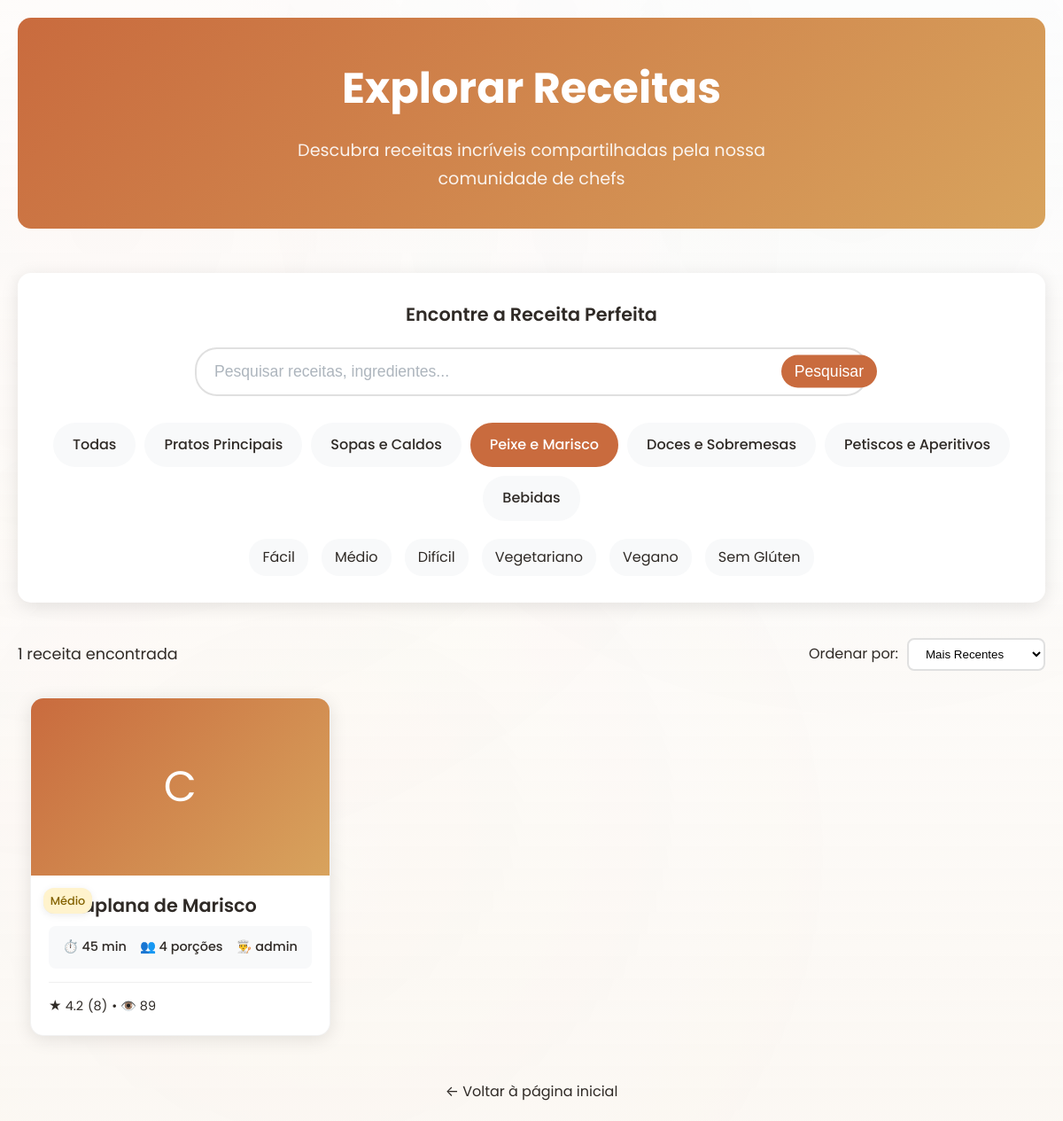
Page /explorar.php?category=3 on the earlier database version.
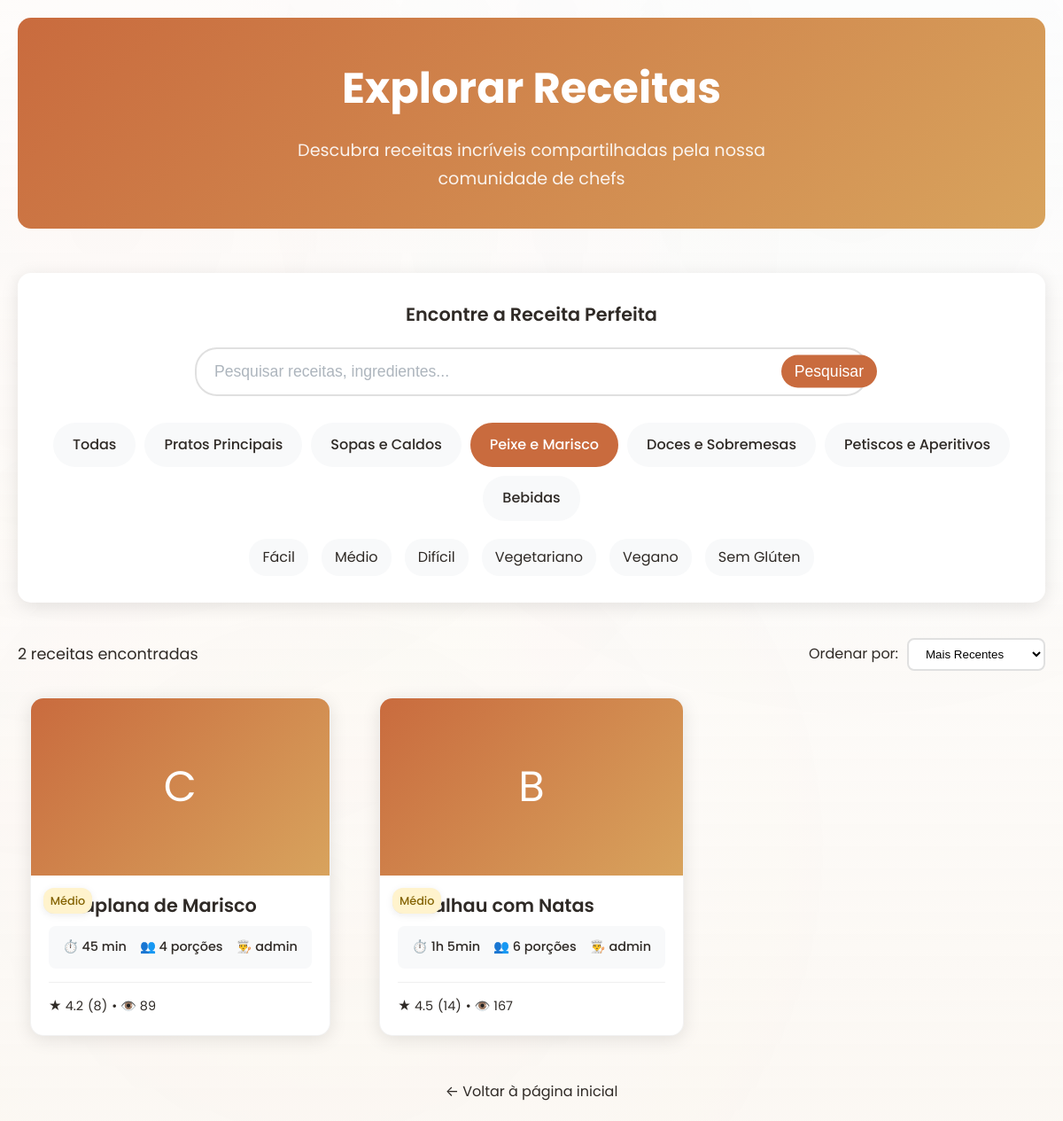
Same page on the later database version.
### tables this page shows
CREATE TABLE `categories` (
  `id` INT UNSIGNED NOT NULL AUTO_INCREMENT,
  `name` VARCHAR(120) NOT NULL,
  `slug` VARCHAR(150) NOT NULL,
  `description` TEXT DEFAULT NULL,
  `icon` VARCHAR(50) DEFAULT NULL,
  `color` VARCHAR(7) DEFAULT NULL,
  `order_position` INT DEFAULT 0,
  `is_active` TINYINT(1) NOT NULL DEFAULT 1,
  `created_at` DATETIME NOT NULL DEFAULT CURRENT_TIMESTAMP,
  PRIMARY KEY (`id`),
  UNIQUE KEY `uq_categories_slug` (`slug`)
);

CREATE TABLE `recipes` (
  `id` BIGINT UNSIGNED NOT NULL AUTO_INCREMENT,
  `user_id` BIGINT UNSIGNED NOT NULL,
  `category_id` INT UNSIGNED DEFAULT NULL,
  `title` VARCHAR(255) NOT NULL,
  `slug` VARCHAR(255) NOT NULL,
  `summary` TEXT DEFAULT NULL,
  `ingredients` TEXT NOT NULL,
  `instructions` TEXT NOT NULL,
  `prep_time` INT DEFAULT NULL COMMENT 'Tempo de preparo em minutos',
  `cook_time` INT DEFAULT NULL COMMENT 'Tempo de cozimento em minutos',
  `total_time` INT DEFAULT NULL COMMENT 'Tempo total em minutos',
  `servings` INT DEFAULT NULL COMMENT 'Número de porções',
  `difficulty` ENUM('facil','medio','dificil') DEFAULT 'medio',
  `is_vegetarian` TINYINT(1) NOT NULL DEFAULT 0,
  `is_vegan` TINYINT(1) NOT NULL DEFAULT 0,
  `is_gluten_free` TINYINT(1) NOT NULL DEFAULT 0,
  `is_premium` TINYINT(1) NOT NULL DEFAULT 0,
  `is_featured` TINYINT(1) NOT NULL DEFAULT 0,
  `image_url` VARCHAR(500) DEFAULT NULL,
  `video_url` VARCHAR(500) DEFAULT NULL,
  `nutrition_info` JSON DEFAULT NULL,
  `created_at` DATETIME NOT NULL DEFAULT CURRENT_TIMESTAMP,
  `updated_at` DATETIME DEFAULT NULL ON UPDATE CURRENT_TIMESTAMP,
  `published_at` DATETIME DEFAULT NULL,
  `is_active` TINYINT(1) NOT NULL DEFAULT 1,
  PRIMARY KEY (`id`),
  UNIQUE KEY `uq_recipes_slug` (`slug`),
  KEY `idx_recipes_user` (`user_id`),
  KEY `idx_recipes_category` (`category_id`),
  KEY `idx_recipes_featured` (`is_featured`),
  KEY `idx_recipes_premium` (`is_premium`),
  KEY `idx_recipes_published` (`published_at`),
  CONSTRAINT `fk_recipes_user` FOREIGN KEY (`user_id`) REFERENCES `users` (`id`) ON DELETE CASCADE,
  CONSTRAINT `fk_recipes_category` FOREIGN KEY (`category_id`) REFERENCES `categories` (`id`) ON DELETE SET NULL
);

CREATE TABLE `users` (
  `id` BIGINT UNSIGNED NOT NULL AUTO_INCREMENT,
  `username` VARCHAR(80) NOT NULL,
  `email` VARCHAR(255) NOT NULL,
  `password_hash` VARCHAR(255) NOT NULL,
  `role` ENUM('user','admin','chef') NOT NULL DEFAULT 'user',
  `avatar` VARCHAR(255) DEFAULT NULL,
  `bio` TEXT DEFAULT NULL,
  `location` VARCHAR(100) DEFAULT NULL,
  `created_at` DATETIME NOT NULL DEFAULT CURRENT_TIMESTAMP,
  `updated_at` DATETIME DEFAULT NULL ON UPDATE CURRENT_TIMESTAMP,
  `last_login` DATETIME DEFAULT NULL,
  `is_active` TINYINT(1) NOT NULL DEFAULT 1,
  PRIMARY KEY (`id`),
  UNIQUE KEY `uq_users_email` (`email`),
  UNIQUE KEY `uq_users_username` (`username`)
);

CREATE TABLE `recipe_stats` (
  `recipe_id` BIGINT UNSIGNED NOT NULL,
  `total_views` INT DEFAULT 0,
  `unique_views` INT DEFAULT 0,
  `total_favorites` INT DEFAULT 0,
  `total_made` INT DEFAULT 0,
  `total_ratings` INT DEFAULT 0,
  `average_rating` DECIMAL(3,2) DEFAULT 0.00,
  `last_viewed_at` DATETIME DEFAULT NULL,
  `last_favorited_at` DATETIME DEFAULT NULL,
  `popularity_score` DECIMAL(10,4) DEFAULT 0.0000,
  `updated_at` DATETIME DEFAULT CURRENT_TIMESTAMP ON UPDATE CURRENT_TIMESTAMP,
  PRIMARY KEY (`recipe_id`),
  KEY `idx_recipe_stats_views` (`total_views`),
  KEY `idx_recipe_stats_favorites` (`total_favorites`),
  KEY `idx_recipe_stats_rating` (`average_rating`),
  KEY `idx_recipe_stats_popularity` (`popularity_score`),
  CONSTRAINT `fk_recipe_stats_recipe` FOREIGN KEY (`recipe_id`) REFERENCES `recipes` (`id`) ON DELETE CASCADE
);

### includes/config.php (called while the page is built, shortened)
<?php
function formatTime($minutes) {
    if ($minutes < 60) {
        return $minutes . ' min';
    }
    $hours = floor($minutes / 60);
    $mins = $minutes % 60;
    return $hours . 'h ' . $mins . 'min';
}
function getDifficultyText($difficulty) {
    $levels = [
        'facil' => 'Fácil',
        'medio' => 'Médio',
        'dificil' => 'Difícil'
    ];
    return $levels[$difficulty] ?? 'Médio';
}
?>

### explorar.php (the view, shortened to what the changed rows need)
<!DOCTYPE html>
<html lang="pt">
<head>
    <link rel="stylesheet" href="css/style.css">
</head>
<body>
    <?php
    require_once 'includes/config.php';
    $category = $_GET['category'] ?? 'all';
    $sort = $_GET['sort'] ?? 'recent';
    $page = max(1, (int)($_GET['page'] ?? 1));
    $per_page = 12;
    $offset = ($page - 1) * $per_page;
    $where_conditions = ['r.is_active = 1'];
    $params = [];
    if ($category !== 'all') {
        $where_conditions[] = 'r.category_id = ?';
        $params[] = $category;
    }
    $where_clause = implode(' AND ', $where_conditions);
    $order_by = match($sort) {
        'recent' => 'r.created_at DESC',
        'popular' => 'rs.total_views DESC',
        'rating' => 'rs.average_rating DESC',
        'time' => 'r.total_time ASC',
        default => 'r.created_at DESC'
    };
    $recipes = [];
    $total_recipes = 0;
    try {
        $count_sql = "
            SELECT COUNT(*)
            FROM recipes r
            LEFT JOIN recipe_stats rs ON r.id = rs.recipe_id
            WHERE $where_clause
        ";
        $stmt = $pdo->prepare($count_sql);
        $stmt->execute($params);
        $total_recipes = $stmt->fetchColumn();
        $sql = "
            SELECT
                r.*,
                c.name as category_name,
                u.username as chef_name,
                rs.total_views,
                rs.total_favorites,
                rs.average_rating,
                rs.total_ratings
            FROM recipes r
            LEFT JOIN categories c ON r.category_id = c.id
            LEFT JOIN users u ON r.user_id = u.id
            LEFT JOIN recipe_stats rs ON r.id = rs.recipe_id
            WHERE $where_clause
            ORDER BY $order_by
            LIMIT $per_page OFFSET $offset
        ";
        $stmt = $pdo->prepare($sql);
        $stmt->execute($params);
        $recipes = $stmt->fetchAll();
    } catch (Exception $e) {
        $error = 'Erro ao buscar receitas: ' . $e->getMessage();
    }
    $categories = [];
    try {
        $stmt = $pdo->query("SELECT id, name FROM categories WHERE is_active = 1 ORDER BY order_position");
        $categories = $stmt->fetchAll();
    } catch (Exception $e) {
        $categories = [];
    }
    ?>
    <div class="explore-container">
        <div class="explore-header">
            <h1>Explorar Receitas</h1>
        </div>
        <div class="filters-section">
            <h2 class="filters-title">Encontre a Receita Perfeita</h2>
            <form method="GET" action="" id="filterForm">
                <div class="filter-categories">
                    <div class="category-filter <?= $category === 'all' ? 'active' : '' ?>"
                         onclick="setCategory('all')">
                        Todas
                    </div>
                    <?php foreach ($categories as $cat): ?>
                        <div class="category-filter <?= $category == $cat['id'] ? 'active' : '' ?>"
                             onclick="setCategory('<?= $cat['id'] ?>')">
                            <?= htmlspecialchars($cat['name']) ?>
                        </div>
                    <?php endforeach; ?>
                </div>
            </form>
        </div>
        <div class="results-header">
            <div class="results-count">
                <?= $total_recipes ?> receita<?= $total_recipes !== 1 ? 's' : '' ?> encontrada<?= $total_recipes !== 1 ? 's' : '' ?>
            </div>
            <div class="sort-options">
                <label for="sortSelect">Ordenar por:</label>
                <select id="sortSelect" class="sort-select" onchange="changeSort(this.value)">
                </select>
            </div>
        </div>
        <?php if (empty($recipes)): ?>
            <div class="no-results">
                <h3>Nenhuma receita encontrada</h3>
                <p>Tente ajustar os filtros ou usar termos de pesquisa diferentes.</p>
            </div>
        <?php else: ?>
            <div class="recipes-grid">
                <?php foreach ($recipes as $recipe): ?>
                    <div class="recipe-card" onclick="window.location.href='receita.php?slug=<?= urlencode($recipe['slug']) ?>'">
                        <div class="recipe-image">
                            <?= strtoupper(substr($recipe['title'], 0, 1)) ?>
                        </div>
                        <div class="recipe-content">
                            <h3 class="recipe-title"><?= htmlspecialchars($recipe['title']) ?></h3>
                            <div class="recipe-meta">
                                <span>⏱️ <?= formatTime($recipe['total_time'] ?? $recipe['prep_time']) ?></span>
                                <span>👥 <?= $recipe['servings'] ?> porções</span>
                                <span>👨‍🍳 <?= htmlspecialchars($recipe['chef_name']) ?></span>
                            </div>
                            <div class="recipe-stats">
                                <div class="recipe-rating">
                                    <span>★ <?= number_format($recipe['average_rating'] ?? 0, 1) ?></span>
                                    <span>(<?= $recipe['total_ratings'] ?? 0 ?>)</span>
                                    <span>• 👁️ <?= $recipe['total_views'] ?? 0 ?></span>
                                </div>
                                <div class="recipe-difficulty difficulty-<?= $recipe['difficulty'] ?>">
                                    <?= getDifficultyText($recipe['difficulty']) ?>
                                </div>
                            </div>
                        </div>
                    </div>
                <?php endforeach; ?>
            </div>
        <?php endif; ?>
    </div>
</body>
</html>

Differences in the rows shown:
added recipes: title "B", title "Bacalhau com Natas", total_time "1h 5min", servings "6", user.username "admin", recipe_stats.average_rating "4.5", recipe_stats.total_ratings "14", recipe_stats.total_views "167", difficulty "Médio"
Other differences:
$total_recipes: "1" → "2"
text now shown: "s s"
